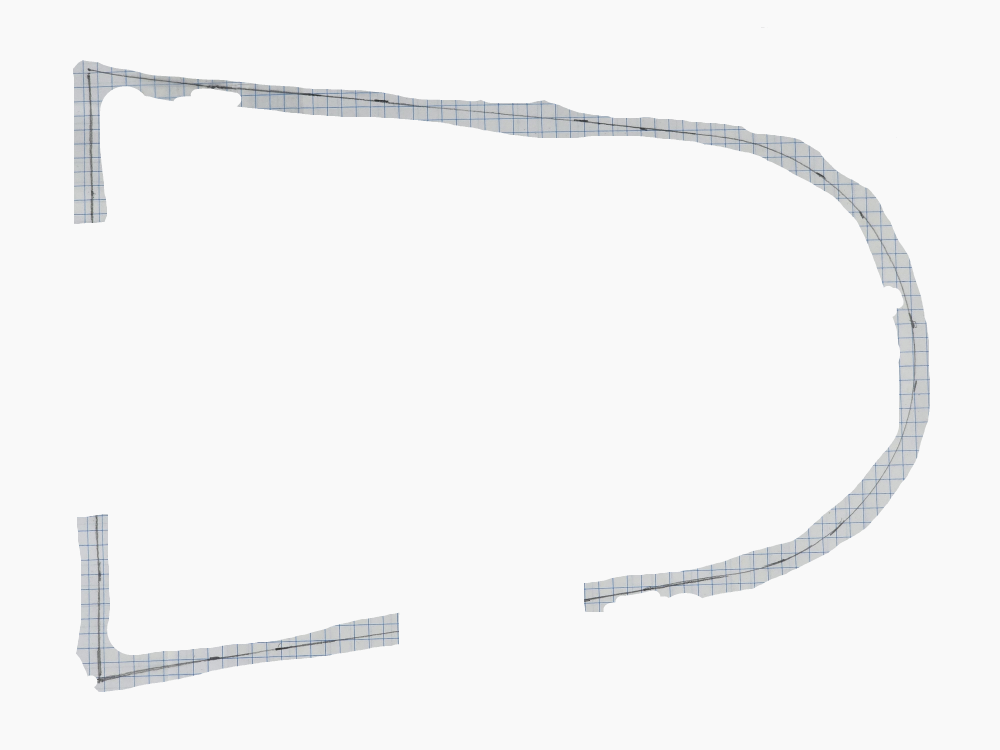
#> input picture Second analysis/20260917_175649_masked.png, 4000 x 3000 px (shown at 1/4 size)
$ python path_extract.py
#> lines starting #> are read from the running program, lines starting #| are printed output that depends on the picture; after the words box and inside, x2 and y2 are one past the last pixel; in counts of white or black regions, pixels touching at a corner belong together
#> in main, im is the input picture: shape (3000, 4000, 3); mean B, G, R 245, 244.7, 244.4
"""Extract the pencil path from the masked image as an ordered polyline
in pixel coordinates, bridging small drawing gaps.

Approach:
1. Build a binary mask for the gray path (excluding grid pixels).
2. Skeletonize.
3. For each connected component of the skeleton, build a pixel-adjacency
   graph and extract the "diameter path" (double sweep BFS) -- this finds
   the longest simple path in the component, which corresponds to the
   real drawn stroke while ignoring short spurious spurs from noise.
4. Discard components whose diameter path is too short (junk).
5. Chain the remaining component paths end-to-end (nearest endpoints)
   to produce one continuous ordered polyline for the whole path,
   bridging the pencil-lift gaps with straight segments.
"""
import cv2
import numpy as np
import networkx as nx
from skimage.morphology import skeletonize

MASKED = "20260917_175649_masked.png"
MIN_DIAMETER_PX = 300  # discard skeleton components with shorter main path (junk)


def path_mask(im):
    im = im.astype(np.int16)
    R = im[:, :, 2]
    nonwhite = R < 245
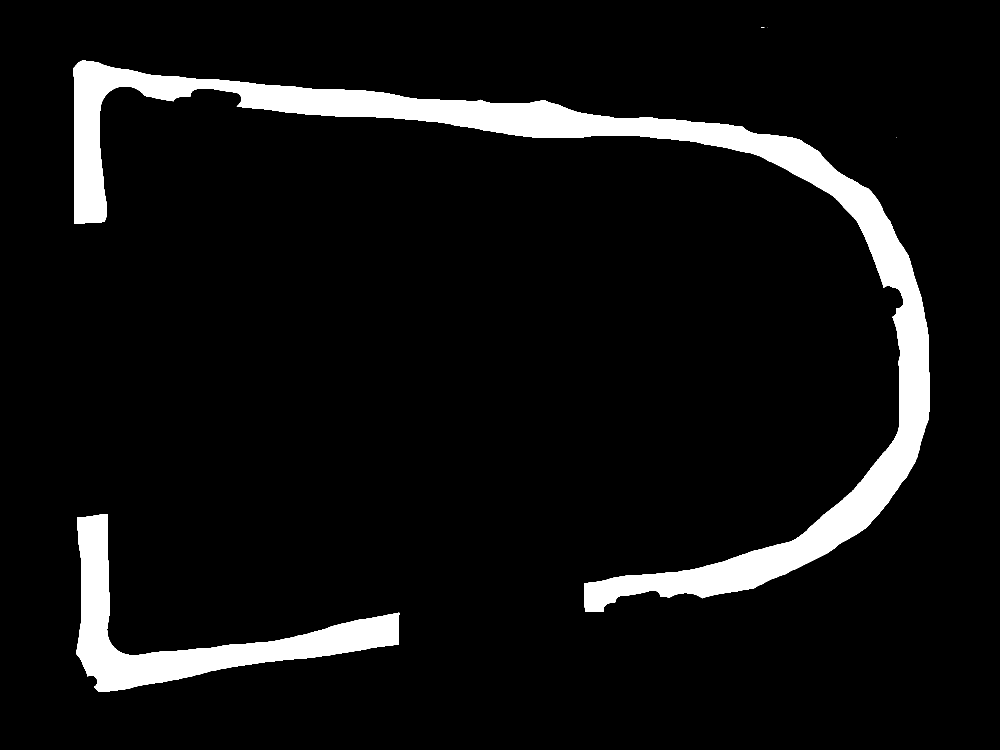
#> nonwhite: shape (3000, 4000) bool (shown at 1/4 size); 7.2% white; 6 white regions (4 under 20 px), largest, box (x1, y1, x2, y2) and area: (292, 241, 3720, 2448) 663134, (304, 2056, 1597, 2768) 203410
    mask = (nonwhite & (R < 178)).astype(np.uint8) * 255
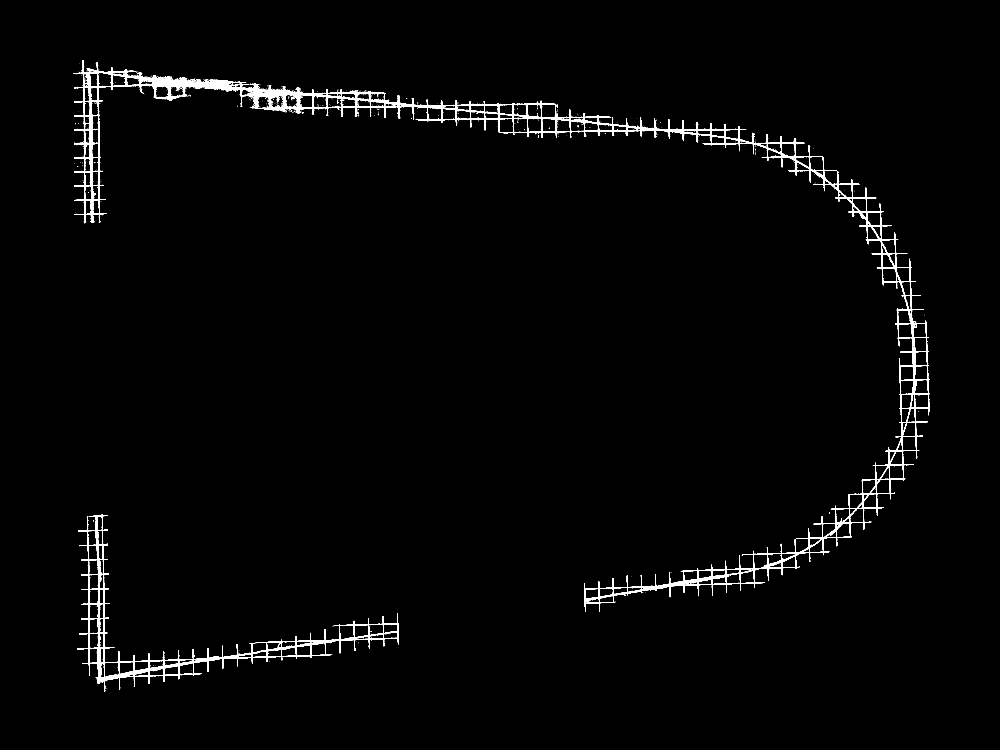
#> mask: shape (3000, 4000) (shown at 1/4 size); 1.4% white; 1149 white regions (1138 under 20 px), largest, box (x1, y1, x2, y2) and area: (292, 241, 3720, 2448) 131682, (308, 2057, 1596, 2768) 38310, (1164, 388, 1179, 398) 67
    mask = cv2.morphologyEx(mask, cv2.MORPH_OPEN, np.ones((3, 3), np.uint8))
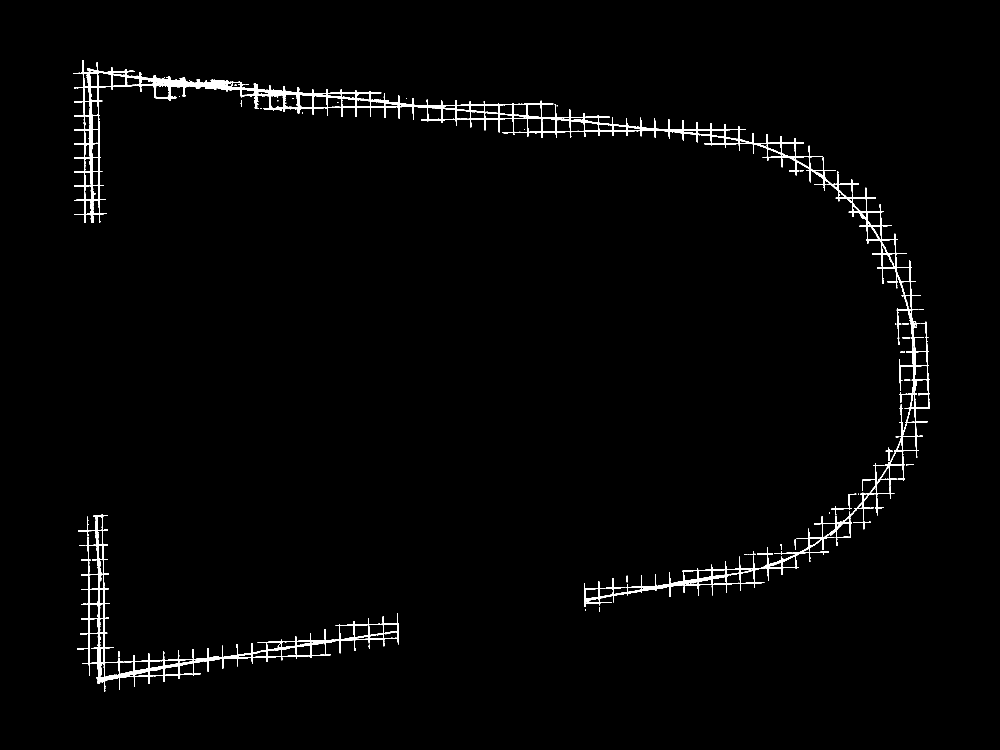
#> mask: shape (3000, 4000) (shown at 1/4 size); 1.4% white; 153 white regions (64 under 20 px), largest, box (x1, y1, x2, y2) and area: (293, 241, 3720, 1878) 96987, (308, 2057, 1596, 2767) 35432, (2336, 1971, 3482, 2428) 19667
    return mask


def skeleton_graph(skel):
    ys, xs = np.where(skel)
    pts = set(zip(xs.tolist(), ys.tolist()))
    G = nx.Graph()
    G.add_nodes_from(pts)
    for (x, y) in pts:
        for dx in (-1, 0, 1):
            for dy in (-1, 0, 1):
                if dx == 0 and dy == 0:
                    continue
                q = (x + dx, y + dy)
                if q in pts:
                    w = 1.0 if dx == 0 or dy == 0 else 1.4142135623730951
                    G.add_edge((x, y), q, weight=w)
    return G


def diameter_path(G):
    """Double-sweep BFS/Dijkstra to find the longest shortest-path (the
    main centerline) within a (possibly tree-like) connected component."""
    any_node = next(iter(G.nodes))
    lengths = nx.single_source_dijkstra_path_length(G, any_node)
    a = max(lengths, key=lengths.get)
    lengths2, paths2 = nx.single_source_dijkstra(G, a)
    b = max(lengths2, key=lengths2.get)
    path = paths2[b]
    return path, lengths2[b]


def main():
    im = cv2.imread(MASKED)
    mask = path_mask(im)
    cv2.imwrite("dbg_path_mask_final.png", mask)

    skel = skeletonize(mask > 0)
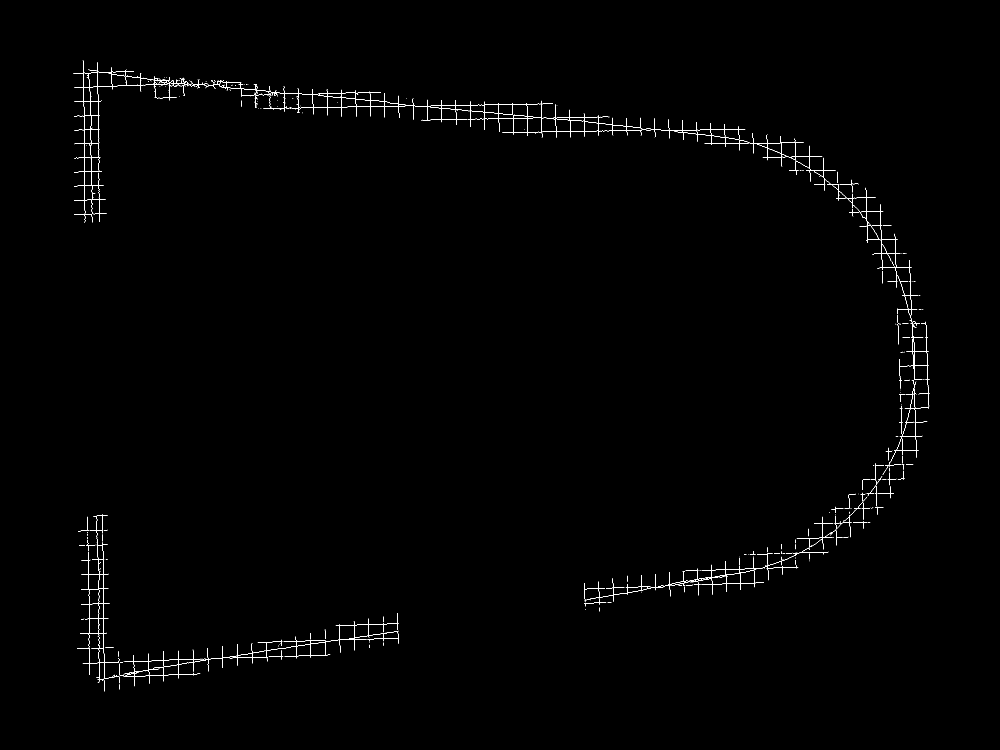
#> skel: shape (3000, 4000) bool (shown at 1/4 size); 0.31% white in thin lines or dots, all inside (x1, y1, x2, y2) = (293, 241, 3719, 2766)
    print("skeleton px", skel.sum())
#| skeleton px 36817

    G = skeleton_graph(skel)
#> in skeleton_graph, `pts = set(zip(xs.tolist(), ys.tolist()))`: pts = 36817 items
#> the loop in skeleton_graph, `for (x, y) in pts:` made 36817 passes
#> (x, y) on passes 1 to 3: (2599, 521), (1652, 418), (3290, 2132)
    comps = list(nx.connected_components(G))
#> comps = 153 items
    print("num components", len(comps))
#| num components 153

    segments = []
    for comp in comps:
        if len(comp) < 5:
            continue
        sub = G.subgraph(comp)
        path, length = diameter_path(sub)
        if length < MIN_DIAMETER_PX:
            continue
        segments.append(np.array(path, dtype=float))  # (x,y) pairs
#> this loop made 153 passes
#> (any_node in diameter_path, a in diameter_path, b in diameter_path, length) on passes 1 to 3: ((2599, 521), (296, 858), (3605, 1858), 5201.6), ((3072, 2282), (2338, 2332), (3454, 2078), 1424.7), ((426, 2472), (1589, 2452), (430, 2061), 2086.5)
#> after the loop, segments = 3 point arrays, longest 4824 points

    segments.sort(key=len, reverse=True)
    print("num real segments", len(segments))
#| num real segments 3
    for s in segments:
        print("  segment len(px path)=", len(s), "endpoints", s[0], s[-1])
#> this loop made 3 passes
#|   segment len(px path)= 4824 endpoints [296. 858.] [3605. 1858.]
#|   segment len(px path)= 1996 endpoints [1589. 2452.] [ 430. 2061.]
#|   segment len(px path)= 1265 endpoints [2338. 2332.] [3454. 2078.]

    # chain segments end-to-end via nearest-endpoint greedy matching
    remaining = segments[:]
#> remaining = 3 point arrays, longest 4824 points
    chain = remaining.pop(0)
#> chain = 4824 pairs, first value 296 to 3659, second value 330 to 1860
    while remaining:
        chain_ends = [chain[0], chain[-1]]
        best = None
        for i, seg in enumerate(remaining):
            for seg_flip, seg_pts in ((False, seg), (True, seg[::-1])):
                for chain_end_idx, ce in enumerate(chain_ends):
                    d = np.hypot(*(seg_pts[0] - ce))
                    if best is None or d < best[0]:
                        best = (d, i, chain_end_idx, seg_flip)
        d, i, chain_end_idx, seg_flip = best
        seg = remaining.pop(i)
        if seg_flip:
            seg = seg[::-1]
        if chain_end_idx == 0:
            chain = np.concatenate([seg[::-1], chain])
        else:
            chain = np.concatenate([chain, seg])
        print(f"bridged gap of {d:.1f}px")
#> this loop made 2 passes
#> (chain_ends, d, i, chain_end_idx, seg_flip) on passes 1 to 2: ([[296, 858], [3605, 1858]], 266.8, 1, 1, True), ([[296, 858], [2338, 2332]], 758.6, 0, 1, False)
#| bridged gap of 266.8px
#| bridged gap of 758.6px
#> after the loop, chain = 8085 pairs, first value 296 to 3659, second value 330 to 2714

    print("final polyline points:", len(chain))
#| final polyline points: 8085
    np.save("path_polyline.npy", chain)

    # visualize
    vis = im.copy()
    for i in range(len(chain) - 1):
        p1 = tuple(chain[i].astype(int))
        p2 = tuple(chain[i + 1].astype(int))
        cv2.line(vis, p1, p2, (0, 0, 255), 2)
#> this loop made 8084 passes
#> (p1, p2) on passes 1 to 3: ((296, 858), (297, 858)), ((297, 858), (298, 858)), ((298, 858), (299, 858))
    cv2.imwrite("dbg_path_polyline.png", vis)


if __name__ == "__main__":
    main()
